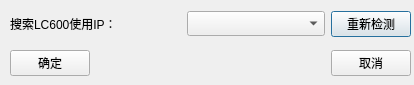
<?xml version="1.0" encoding="UTF-8"?>
<ui version="4.0">
 <class>CIpSetDialog</class>
 <widget class="QDialog" name="CIpSetDialog">
  <property name="geometry">
   <rect>
    <x>0</x>
    <y>0</y>
    <width>414</width>
    <height>85</height>
   </rect>
  </property>
  <property name="windowTitle">
   <string>Dialog</string>
  </property>
  <widget class="QWidget" name="">
   <property name="geometry">
    <rect>
     <x>10</x>
     <y>4</y>
     <width>401</width>
     <height>81</height>
    </rect>
   </property>
   <layout class="QGridLayout" name="gridLayout">
    <item row="0" column="0" colspan="2">
     <widget class="QLabel" name="label">
      <property name="text">
       <string>搜索LC600使用IP：</string>
      </property>
     </widget>
    </item>
    <item row="0" column="2">
     <widget class="QComboBox" name="ip_comboBox">
      <property name="sizePolicy">
       <sizepolicy hsizetype="Preferred" vsizetype="Fixed">
        <horstretch>0</horstretch>
        <verstretch>0</verstretch>
       </sizepolicy>
      </property>
      <property name="minimumSize">
       <size>
        <width>0</width>
        <height>25</height>
       </size>
      </property>
     </widget>
    </item>
    <item row="0" column="3">
     <widget class="QPushButton" name="requery_btn">
      <property name="text">
       <string>重新检测</string>
      </property>
     </widget>
    </item>
    <item row="1" column="0">
     <widget class="QPushButton" name="ok_btn">
      <property name="text">
       <string>确定</string>
      </property>
     </widget>
    </item>
    <item row="1" column="1">
     <spacer name="horizontalSpacer">
      <property name="orientation">
       <enum>Qt::Horizontal</enum>
      </property>
      <property name="sizeHint" stdset="0">
       <size>
        <width>58</width>
        <height>20</height>
       </size>
      </property>
     </spacer>
    </item>
    <item row="1" column="2">
     <spacer name="horizontalSpacer_2">
      <property name="orientation">
       <enum>Qt::Horizontal</enum>
      </property>
      <property name="sizeHint" stdset="0">
       <size>
        <width>138</width>
        <height>20</height>
       </size>
      </property>
     </spacer>
    </item>
    <item row="1" column="3">
     <widget class="QPushButton" name="cancel_btn">
      <property name="text">
       <string>取消</string>
      </property>
     </widget>
    </item>
   </layout>
  </widget>
 </widget>
 <resources/>
 <connections/>
</ui>
